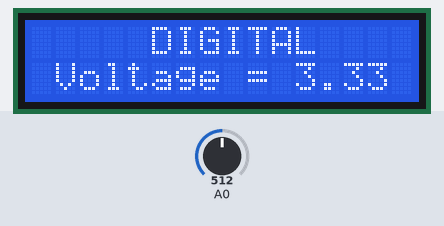
This sketch was run on a simulated Arduino Uno, built with avr-gcc and run on an emulated ATmega328P. On the bench: 16×2 character LCD. The inputs (shaded band) are chosen by the test bench; at power-on: A0 = 512.

Above: at 3.2 s.
3.3 s: A0 set to 716
At 5.1 s:
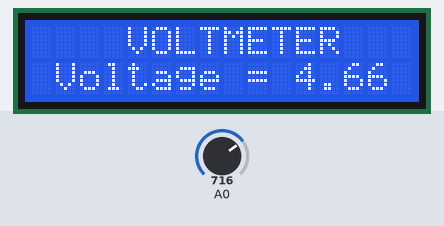
6.3 s: A0 set to 900
At 7.1 s:
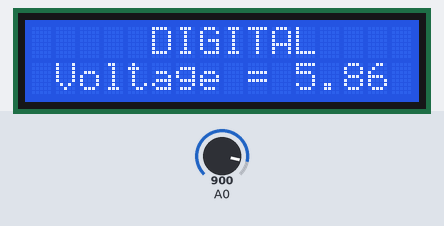
9.3 s: A0 set to 1023
At 11.5 s:
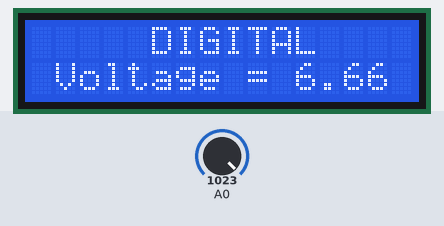
Timing chart, 0 to 13.0 s (numbered marks = the images above; inputs shaded):
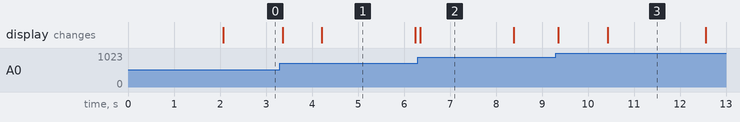

Measured:
- after the input at 3.3 s, the display: first changes after 0.06 s (image 1 shows a later state)
- after the input at 6.3 s, the display: changes after 0.06 s (image 2)
- after the input at 9.3 s, the display: first changes after 0.05 s (image 3 shows a later state)
- what the display in image 1 shows lasts 2.0 s, from 4.2 s to 6.2 s

The sketch:

voltmeter.ino
```cpp
#include "LiquidCrystal.h"

LiquidCrystal lcd(12, 11, 5, 4, 3, 2);

float input_voltage = 0.0;
float temp=0.0;
float r1=75.0;           //according to voltage divider
float r2=225.0;

int k=0,l=0;         //for smart display
void setup()
{
   lcd.begin(16, 2);       // set up the LCD's number of columns and rows:
   lcd.setCursor(0, 0);
   lcd.print("     DIGITAL    ");
   lcd.setCursor(0, 1);
   lcd.print("    VOLTMETER    ");
   delay(2000);

}
void loop(){
//Conversion formula
   lcd.clear();
   int analog_value = analogRead(A0);
   temp = (analog_value * 5.0) / 1024.0;
   input_voltage = temp / (r2/(r1+r2));

   if (input_voltage < 0.1)
   {
     input_voltage=0.0;
   }

   if (k<20){
   lcd.setCursor(0, 0);
   lcd.print("     DIGITAL    ");
   k=k+1;
   lcd.setCursor(0, 1);
   lcd.print(" Voltage = ");
   lcd.print(input_voltage);
   delay(100);
   //lcd.clear();
   }

   if (k>=20 && l<20){
   lcd.setCursor(0, 0);
   lcd.print("    VOLTMETER    ");
   l=l+1;
   lcd.setCursor(0, 1);
   lcd.print(" Voltage = ");
   lcd.print(input_voltage);
   if(l==19){
    l=0;
    k=0;}
    delay(100);
   }


}
```
